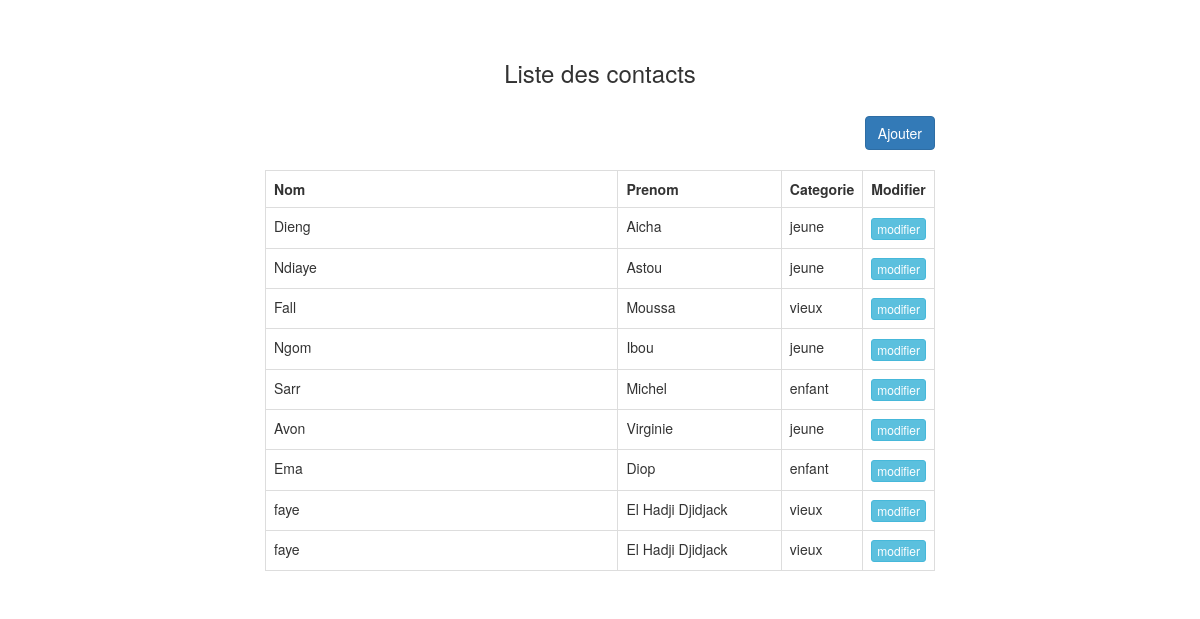
The page / on the database its author committed.
### tables this page shows
CREATE TABLE `contact` (
  `id` int(11) NOT NULL,
  `nom` varchar(20) NOT NULL,
  `prenom` varchar(25) NOT NULL,
  `categorie` int(11) NOT NULL
);

CREATE TABLE `categorie` (
  `id` int(11) NOT NULL,
  `libelle` varchar(25) NOT NULL
);

### index.php (the view, shortened to what this page needs)
<?php
$connect = mysqli_connect("localhost", "root", "", "test");
$query = "SELECT * FROM contact,categorie where contact.categorie= categorie.id";
$result = mysqli_query($connect, $query);
 ?>
<!DOCTYPE html>
<html>
 <head>
  <link rel="stylesheet" href="https://maxcdn.bootstrapcdn.com/bootstrap/3.3.6/css/bootstrap.min.css" />
 </head>
 <body>
  <br /><br />
  <div class="container" style="width:700px;">
   <h3 align="center">Liste des contacts</h3>
   <br />
   <div class="table-responsive">
    <div align="right">
    <button type="button" name="age" id="age" data-toggle="modal" data-target="#add_data_Modal" class="btn btn-primary">Ajouter</button>
    </div>
    <br />
    <div id="employee_table">
     <table class="table table-bordered">
      <tr>
       <th width="70%">Nom</th>
       <th width="30%">Prenom</th>
       <th width="30%">Categorie</th>
       <th width="30%">Modifier</th>
      </tr>
      <?php
      while($row = mysqli_fetch_array($result))
      {
      ?>
      <tr  type="button" name="view" value="modifier" id="<?php echo $row["id"]; ?>" class="view_data">
       <td><?php echo $row["nom"]; ?></td>
       <td><?php echo $row["prenom"]; ?></td>
       <td><?php echo $row["libelle"]; ?></td>
       <td><input type="button" name="view" value="modifier" id="<?php echo $row["id"]; ?>" class="btn btn-info btn-xs view_data" /></td>
      </tr>
      <?php
      }
      ?>
     </table>
    </div>
   </div>
  </div>
 </body>
</html>

### rows shown on the page
contact: nom "Dieng", prenom "Aicha", categorie.libelle "jeune"
contact: nom "Ndiaye", prenom "Astou", categorie.libelle "jeune"
contact: nom "Fall", prenom "Moussa", categorie.libelle "vieux"
contact: nom "Ngom", prenom "Ibou", categorie.libelle "jeune"
contact: nom "Sarr", prenom "Michel", categorie.libelle "enfant"
contact: nom "Avon", prenom "Virginie", categorie.libelle "jeune"
contact: nom "Ema", prenom "Diop", categorie.libelle "enfant"
contact: nom "faye", prenom "El Hadji Djidjack", categorie.libelle "vieux"
contact: nom "faye", prenom "El Hadji Djidjack", categorie.libelle "vieux"
